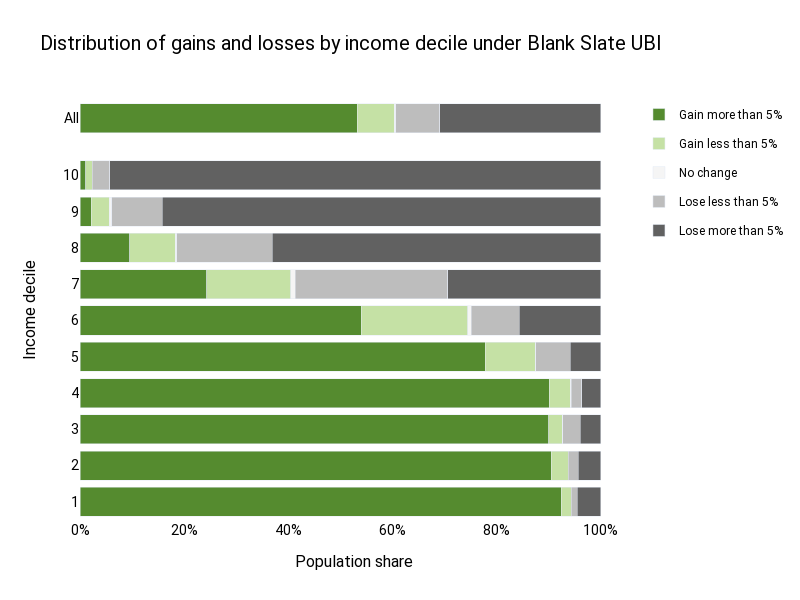

Notebook code for this chart:
### Markdown cell above
## Figure 1

### Code cell
format_fig(plotly_json_to_fig(charts["intra_income_decile_chart"]).update_layout(
    title="Distribution of gains and losses by income decile under Blank Slate UBI",
))

### Figure 1 — Plotly figure (JSON) as saved in the notebook; plotly's stock layout.template omitted (floating-point values rounded to 4 significant figures)
{"data": [{"alignmentgroup": "True", "customdata": [["53% of all people gain more than 5% of their income"]], "hovertemplate": "%{customdata[0]}<extra></extra>", "legendgroup": "Gain more than 5%", "marker": {"color": "#558B2F", "pattern": {"shape": ""}}, "name": "Gain more than 5%", "offsetgroup": "Gain more than 5%", "orientation": "h", "showlegend": false, "textposition": "auto", "type": "bar", "x": [0.5321], "xaxis": "x", "y": ["All"], "yaxis": "y"}, {"alignmentgroup": "True", "customdata": [["7% of all people gain less than 5% of their income"]], "hovertemplate": "%{customdata[0]}<extra></extra>", "legendgroup": "Gain less than 5%", "marker": {"color": "#C5E1A5", "pattern": {"shape": ""}}, "name": "Gain less than 5%", "offsetgroup": "Gain less than 5%", "orientation": "h", "showlegend": false, "textposition": "auto", "type": "bar", "x": [0.07138], "xaxis": "x", "y": ["All"], "yaxis": "y"}, {"alignmentgroup": "True", "customdata": [["0% of all people experience no change"]], "hovertemplate": "%{customdata[0]}<extra></extra>", "legendgroup": "No change", "marker": {"color": "#F5F5F5", "pattern": {"shape": ""}}, "name": "No change", "offsetgroup": "No change", "orientation": "h", "showlegend": false, "textposition": "auto", "type": "bar", "x": [0.002843], "xaxis": "x", "y": ["All"], "yaxis": "y"}, {"alignmentgroup": "True", "customdata": [["8% of all people lose less than 5% of their income"]], "hovertemplate": "%{customdata[0]}<extra></extra>", "legendgroup": "Lose less than 5%", "marker": {"color": "#BDBDBD", "pattern": {"shape": ""}}, "name": "Lose less than 5%", "offsetgroup": "Lose less than 5%", "orientation": "h", "showlegend": false, "textposition": "auto", "type": "bar", "x": [0.08479], "xaxis": "x", "y": ["All"], "yaxis": "y"}, {"alignmentgroup": "True", "customdata": [["31% of all people lose more than 5% of their income"]], "hovertemplate": "%{customdata[0]}<extra></extra>", "legendgroup": "Lose more than 5%", "marker": {"color": "#616161", "pattern": {"shape": ""}}, "name": "Lose more than 5%", "offsetgroup": "Lose more than 5%", "orientation": "h", "showlegend": false, "textposition": "auto", "type": "bar", "x": [0.3088], "xaxis": "x", "y": ["All"], "yaxis": "y"}, {"alignmentgroup": "True", "customdata": [["92% of people in the 1st income decile gain more than 5% of their income"], ["91% of people in the 2nd income decile gain more than 5% of their income"], ["90% of people in the 3rd income decile gain more than 5% of their income"], ["90% of people in the 4th income decile gain more than 5% of their income"], ["78% of people in the 5th income decile gain more than 5% of their income"], ["54% of people in the 6th income decile gain more than 5% of their income"], ["24% of people in the 7th income decile gain more than 5% of their income"], ["10% of people in the 8th income decile gain more than 5% of their income"], ["2% of people in the 9th income decile gain more than 5% of their income"], ["1% of people in the 10th income decile gain more than 5% of their income"]], "hovertemplate": "%{customdata[0]}<extra></extra>", "legendgroup": "Gain more than 5%", "marker": {"color": "#558B2F", "pattern": {"shape": ""}}, "name": "Gain more than 5%", "offsetgroup": "Gain more than 5%", "orientation": "h", "showlegend": true, "textposition": "auto", "type": "bar", "x": [0.9246, 0.9056, 0.9004, 0.9011, 0.7789, 0.5402, 0.2431, 0.0955, 0.02132, 0.01079], "xaxis": "x2", "y": ["1", "2", "3", "4", "5", "6", "7", "8", "9", "10"], "yaxis": "y2"}, {"alignmentgroup": "True", "customdata": [["2% of people in the 1st income decile gain less than 5% of their income"], ["3% of people in the 2nd income decile gain less than 5% of their income"], ["3% of people in the 3rd income decile gain less than 5% of their income"], ["4% of people in the 4th income decile gain less than 5% of their income"], ["10% of people in the 5th income decile gain less than 5% of their income"], ["20% of people in the 6th income decile gain less than 5% of their income"], ["16% of people in the 7th income decile gain less than 5% of their income"], ["9% of people in the 8th income decile gain less than 5% of their income"], ["3% of people in the 9th income decile gain less than 5% of their income"], ["1% of people in the 10th income decile gain less than 5% of their income"]], "hovertemplate": "%{customdata[0]}<extra></extra>", "legendgroup": "Gain less than 5%", "marker": {"color": "#C5E1A5", "pattern": {"shape": ""}}, "name": "Gain less than 5%", "offsetgroup": "Gain less than 5%", "orientation": "h", "showlegend": true, "textposition": "auto", "type": "bar", "x": [0.01896, 0.032, 0.02559, 0.0411, 0.09531, 0.2049, 0.1615, 0.08709, 0.03494, 0.01238], "xaxis": "x2", "y": ["1", "2", "3", "4", "5", "6", "7", "8", "9", "10"], "yaxis": "y2"}, {"alignmentgroup": "True", "customdata": [["0% of people in the 1st income decile experience no change"], ["0% of people in the 2nd income decile experience no change"], ["0% of people in the 3rd income decile experience no change"], ["0% of people in the 4th income decile experience no change"], ["0% of people in the 5th income decile experience no change"], ["1% of people in the 6th income decile experience no change"], ["1% of people in the 7th income decile experience no change"], ["0% of people in the 8th income decile experience no change"], ["1% of people in the 9th income decile experience no change"], ["0% of people in the 10th income decile experience no change"]], "hovertemplate": "%{customdata[0]}<extra></extra>", "legendgroup": "No change", "marker": {"color": "#F5F5F5", "pattern": {"shape": ""}}, "name": "No change", "offsetgroup": "No change", "orientation": "h", "showlegend": true, "textposition": "auto", "type": "bar", "x": [0.0003222, 0.0002665, 0.001023, 0.001647, 0.001281, 0.006759, 0.008434, 0.003052, 0.005186, 0.000455], "xaxis": "x2", "y": ["1", "2", "3", "4", "5", "6", "7", "8", "9", "10"], "yaxis": "y2"}, {"alignmentgroup": "True", "customdata": [["1% of people in the 1st income decile lose less than 5% of their income"], ["2% of people in the 2nd income decile lose less than 5% of their income"], ["3% of people in the 3rd income decile lose less than 5% of their income"], ["2% of people in the 4th income decile lose less than 5% of their income"], ["7% of people in the 5th income decile lose less than 5% of their income"], ["9% of people in the 6th income decile lose less than 5% of their income"], ["29% of people in the 7th income decile lose less than 5% of their income"], ["18% of people in the 8th income decile lose less than 5% of their income"], ["10% of people in the 9th income decile lose less than 5% of their income"], ["3% of people in the 10th income decile lose less than 5% of their income"]], "hovertemplate": "%{customdata[0]}<extra></extra>", "legendgroup": "Lose less than 5%", "marker": {"color": "#BDBDBD", "pattern": {"shape": ""}}, "name": "Lose less than 5%", "offsetgroup": "Lose less than 5%", "orientation": "h", "showlegend": true, "textposition": "auto", "type": "bar", "x": [0.01114, 0.01941, 0.0341, 0.02019, 0.06607, 0.09146, 0.293, 0.1832, 0.09628, 0.03306], "xaxis": "x2", "y": ["1", "2", "3", "4", "5", "6", "7", "8", "9", "10"], "yaxis": "y2"}, {"alignmentgroup": "True", "customdata": [["4% of people in the 1st income decile lose more than 5% of their income"], ["4% of people in the 2nd income decile lose more than 5% of their income"], ["4% of people in the 3rd income decile lose more than 5% of their income"], ["4% of people in the 4th income decile lose more than 5% of their income"], ["6% of people in the 5th income decile lose more than 5% of their income"], ["16% of people in the 6th income decile lose more than 5% of their income"], ["29% of people in the 7th income decile lose more than 5% of their income"], ["63% of people in the 8th income decile lose more than 5% of their income"], ["84% of people in the 9th income decile lose more than 5% of their income"], ["94% of people in the 10th income decile lose more than 5% of their income"]], "hovertemplate": "%{customdata[0]}<extra></extra>", "legendgroup": "Lose more than 5%", "marker": {"color": "#616161", "pattern": {"shape": ""}}, "name": "Lose more than 5%", "offsetgroup": "Lose more than 5%", "orientation": "h", "showlegend": true, "textposition": "auto", "type": "bar", "x": [0.04495, 0.04268, 0.03887, 0.036, 0.05848, 0.1567, 0.2939, 0.6311, 0.8423, 0.9433], "xaxis": "x2", "y": ["1", "2", "3", "4", "5", "6", "7", "8", "9", "10"], "yaxis": "y2"}], "layout": {"annotations": [{"font": {"size": 16}, "showarrow": false, "text": "Population share", "x": 0.5, "xanchor": "center", "xref": "paper", "y": 0, "yanchor": "top", "yref": "paper", "yshift": -30}, {"font": {"size": 16}, "showarrow": false, "text": "Income decile", "textangle": -90, "x": 0, "xanchor": "right", "xref": "paper", "xshift": -40, "y": 0.5, "yanchor": "middle", "yref": "paper"}], "barmode": "stack", "font": {"color": "Black", "family": "Roboto"}, "height": 600, "hoverlabel": {"align": "right", "font": {"family": "Ubuntu"}}, "paper_bgcolor": "white", "plot_bgcolor": "white", "title": {"font": {"size": 20}, "text": "Distribution of gains and losses by income decile under Blank Slate UBI"}, "width": 800, "xaxis": {"anchor": "y", "domain": [0, 1], "matches": "x2", "showgrid": false, "showticklabels": false, "tickfont": {"size": 14}, "tickformat": ",.0%", "title": {"font": {"color": "black", "size": 16}}}, "xaxis2": {"anchor": "y2", "domain": [0, 1], "showgrid": false, "tickfont": {"size": 14}, "tickformat": ",.0%", "title": {"font": {"color": "black", "size": 16}}}, "yaxis": {"anchor": "x", "domain": [0.9136, 1], "tickfont": {"size": 14}, "title": {"font": {"color": "black", "size": 16}}}, "yaxis2": {"anchor": "x2", "domain": [0, 0.8636], "tickfont": {"size": 14}, "title": {"font": {"color": "black", "size": 16}}}}}
